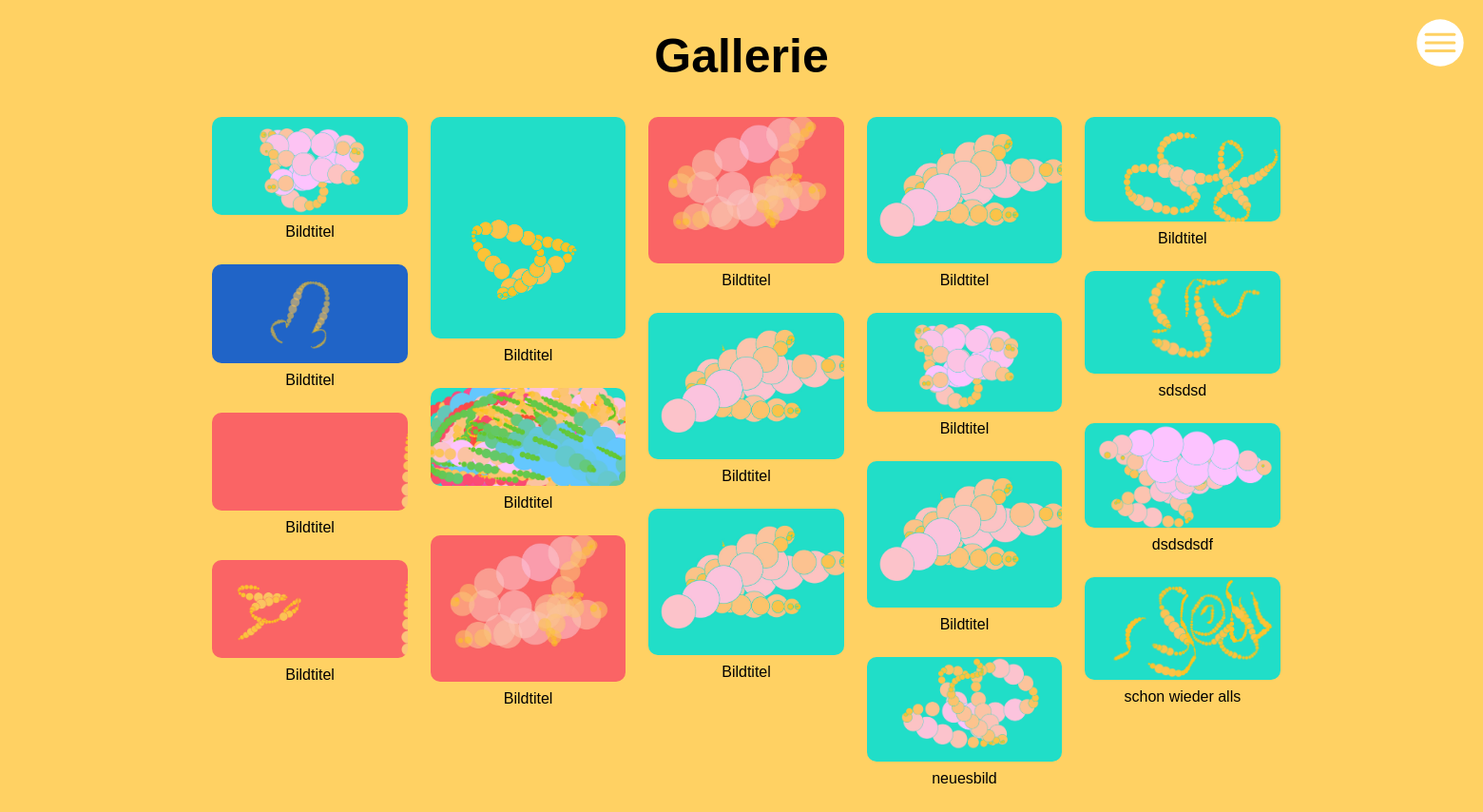
/gallery, run on an earlier commit of the app's database.
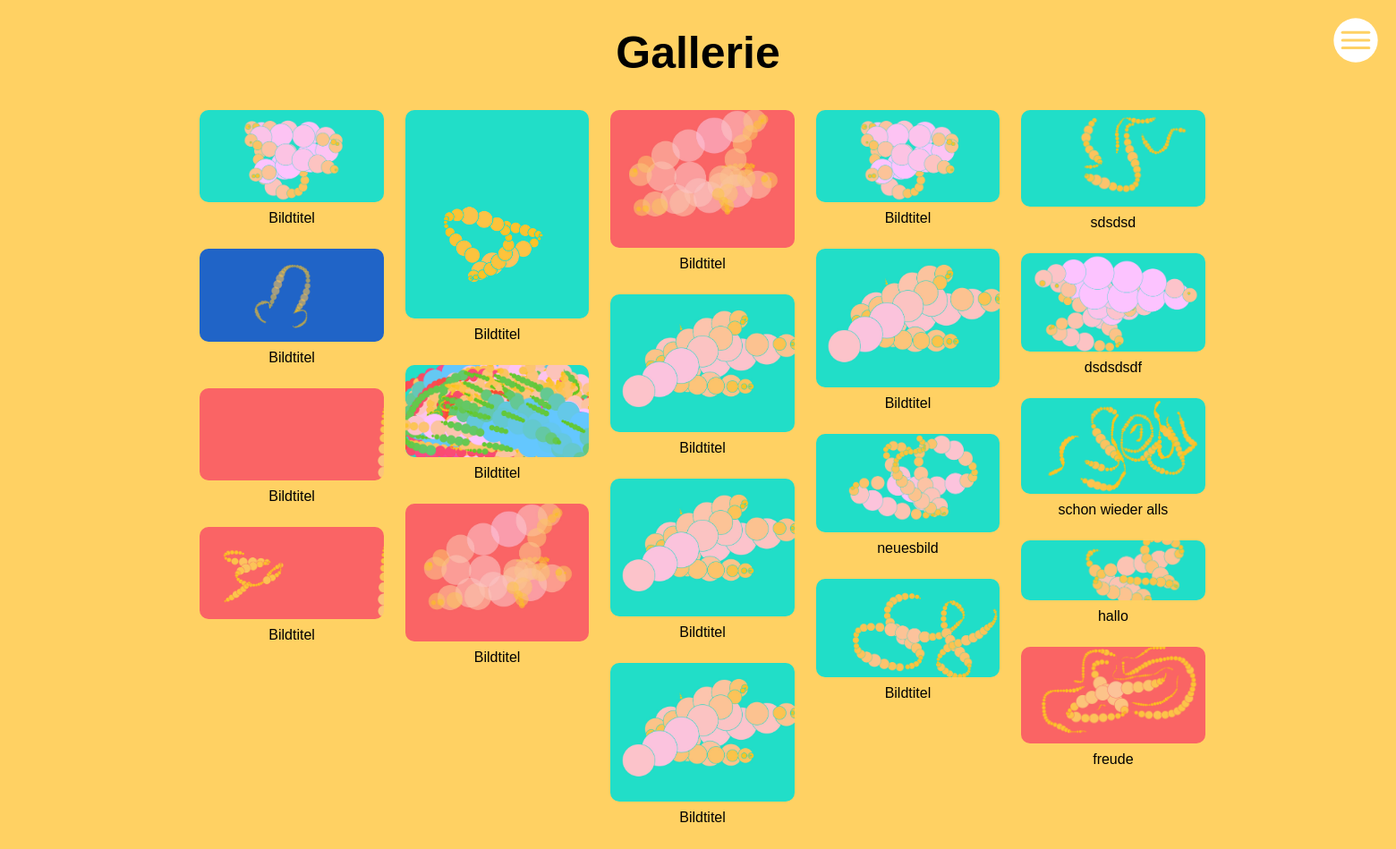
And on a later commit of the database.
### malprogramm/models.py (models this page shows)
class Image(db.Model):
    id = db.Column(db.Integer, primary_key=True, autoincrement=True)
    filename = db.Column(db.String, nullable=False)
    user_id = db.Column(db.Integer, db.ForeignKey('user.id'), nullable=False)
    user = db.relationship('User')

### malprogramm/views.py (the view)
@app.route('/gallery')
def gallery():
    all_images = Image.query.all()
    return render_template('gallery.html', images=all_images)

### malprogramm/templates/gallery.html (shortened to what this page needs)
<!DOCTYPE html>
<html lang="en">
<head>
    <link rel="stylesheet" href="https://use.typekit.net/nwm8nua.css">
    <link rel="stylesheet" href="static/styles.css">
</head>
<body id="body_gallery">
    <button class="nav_menu_button"></button>
    <h1 id="head_gallery">Gallerie</h1>
    <div class="list_gallery">
        <div>
            <img src="/download/myCanvas.jpg">
            <p>Bildtitel</p>
        </div>
        <div>
            <img src="/download/myCanvas(1).jpg">
            <p>Bildtitel</p>
        </div>
        <div>
            <img src="/download/myCanvas(2).jpg">
            <p>Bildtitel</p>
        </div>
        <div>
            <img src="/download/myCanvas(3).jpg">
            <p>Bildtitel</p>
        </div>
        <div>
            <img src="/download/myCanvas(4).jpg">
            <p>Bildtitel</p>
        </div>
        <div>
            <img src="/download/myCanvas(5).jpg">
            <p>Bildtitel</p>
        </div>
        <div>
            <img src="/download/myCanvas (6).jpg">
            <p>Bildtitel</p>
        </div>
        <div>
            <img src="/download/myCanvas (7).jpg">
            <p>Bildtitel</p>
        </div>
        <div>
            <img src="/download/myCanvas (8).jpg">
            <p>Bildtitel</p>
        </div>
        <div>
            <img src="/download/myCanvas (9).jpg">
            <p>Bildtitel</p>
        </div>
        <div>
            <img src="/download/myCanvas (10).jpg">
            <p>Bildtitel</p>
        </div>
        <div>
            <img src="/download/myCanvas.jpg">
            <p>Bildtitel</p>
        </div>
        <div>
            <img src="/download/myCanvas (8).jpg">
            <p>Bildtitel</p>
        </div>
       {% for image in images %}
        <div>
            <img src="/download/{{ image.filename +".png" }}">
            <p>{{ image.filename }}</p>
        </div>
        {% endfor %}
    </div>
</body>
</html>

### malprogramm/static/styles.css (style rules this page uses)
* { margin: 0px; padding: 0px; }
body { overflow: hidden; }
#body_gallery { font-family: mic-32-new-rounded-web, sans-serif; width: 80%; margin: 0 auto; display: flex; justify-content: center; align-items: center; flex-direction: column; padding-top: 30px; background-color: rgb(255, 209, 99); overflow-y: visible; }
#head_gallery { font-size: 50px; }
.list_gallery { padding-top: 30px; columns: 5 200px; column-gap: 1.5rem; width: 90%; margin: 0 auto; }
.list_gallery div { margin-bottom: 10px; display: inline-block; width: 100%; padding: 5px; }
.list_gallery div img { width: 100%; border-radius: 10px; }
.list_gallery div p { margin: 5px 0; padding: 0; text-align: center; }
.nav_menu_button { width: 50px; height: 50px; right: 20px; top: 20px; position: absolute; z-index: 1000; border: none; background-color: transparent; background-image: url("/static/img_menu/hamburger.svg"); cursor: pointer; }

What changed in the data, as far as the page shows it:
added Image: filename (picture), filename "hallo"
added Image: filename (picture), filename "freude"
